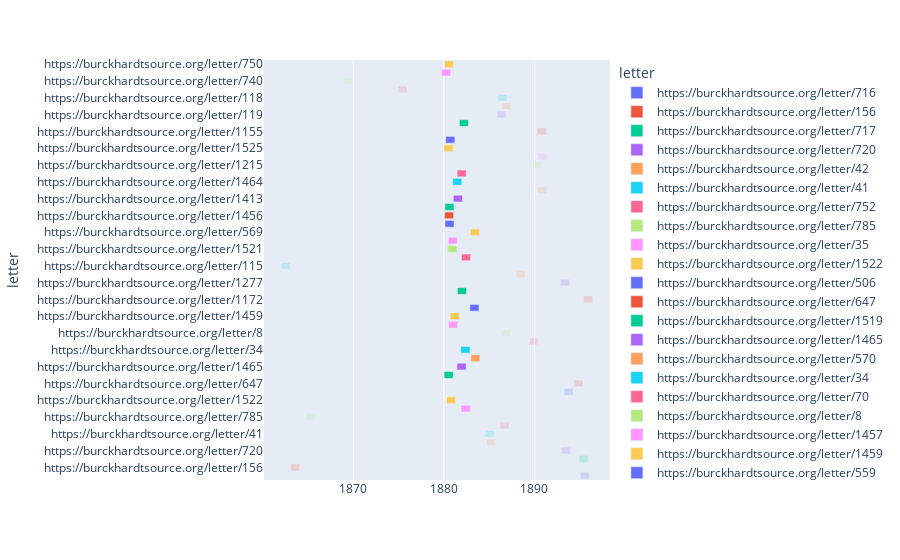

The notebook cell this image was saved under:
### Code cell
# Timeline of the letters received from Germany

sparql_query = """
PREFIX rdfs: <http://www.w3.org/2000/01/rdf-schema#>
PREFIX crm: <http://www.cidoc-crm.org/cidoc-crm/>
SELECT ?letter ?time WHERE {
  
    ?production crm:P7_took_place_at ?place ;
               crm:P108_has_produced ?letter ;
               crm:P4_has_time-span ?timespan .
               
  ?timespan crm:P81a_end_of_the_begin ?time .
  
  ?place crm:P89_falls_within <https://burckhardtsource.org/place/B7FB64C1-6E71-447F-9FAE-813A2BE8F945> .

 
  
  ?letter rdfs:label ?label .
  
}
LIMIT 50
"""
sparql_service_url = "http://localhost:3030/BUR/sparql"
chart = vkg(sparql_query=sparql_query, sparql_service_url=sparql_service_url, chart="timeline")
chart.plot()

### Figure 1 — Plotly figure (JSON) as saved in the notebook; plotly's stock layout.template omitted (floating-point values rounded to 4 significant figures)
{"data": [{"alignmentgroup": "True", "base": ["1895-01-20T00:00:00"], "hovertemplate": "letter=%{y}<br>time=%{base}<extra></extra>", "legendgroup": "https://burckhardtsource.org/letter/716", "marker": {"color": "#636efa"}, "name": "https://burckhardtsource.org/letter/716", "offsetgroup": "https://burckhardtsource.org/letter/716", "orientation": "h", "selectedpoints": [], "showlegend": true, "textposition": "auto", "type": "bar", "x": [31536000000], "xaxis": "x", "y": ["https://burckhardtsource.org/letter/716"], "yaxis": "y"}, {"alignmentgroup": "True", "base": ["1863-02-11T00:00:00"], "hovertemplate": "letter=%{y}<br>time=%{base}<extra></extra>", "legendgroup": "https://burckhardtsource.org/letter/156", "marker": {"color": "#EF553B"}, "name": "https://burckhardtsource.org/letter/156", "offsetgroup": "https://burckhardtsource.org/letter/156", "orientation": "h", "selectedpoints": [], "showlegend": true, "textposition": "auto", "type": "bar", "x": [31536000000], "xaxis": "x", "y": ["https://burckhardtsource.org/letter/156"], "yaxis": "y"}, {"alignmentgroup": "True", "base": ["1894-12-08T00:00:00"], "hovertemplate": "letter=%{y}<br>time=%{base}<extra></extra>", "legendgroup": "https://burckhardtsource.org/letter/717", "marker": {"color": "#00cc96"}, "name": "https://burckhardtsource.org/letter/717", "offsetgroup": "https://burckhardtsource.org/letter/717", "orientation": "h", "selectedpoints": [], "showlegend": true, "textposition": "auto", "type": "bar", "x": [31536000000], "xaxis": "x", "y": ["https://burckhardtsource.org/letter/717"], "yaxis": "y"}, {"alignmentgroup": "True", "base": ["1892-12-29T00:00:00"], "hovertemplate": "letter=%{y}<br>time=%{base}<extra></extra>", "legendgroup": "https://burckhardtsource.org/letter/720", "marker": {"color": "#ab63fa"}, "name": "https://burckhardtsource.org/letter/720", "offsetgroup": "https://burckhardtsource.org/letter/720", "orientation": "h", "selectedpoints": [], "showlegend": true, "textposition": "auto", "type": "bar", "x": [31536000000], "xaxis": "x", "y": ["https://burckhardtsource.org/letter/720"], "yaxis": "y"}, {"alignmentgroup": "True", "base": ["1884-09-19T00:00:00"], "hovertemplate": "letter=%{y}<br>time=%{base}<extra></extra>", "legendgroup": "https://burckhardtsource.org/letter/42", "marker": {"color": "#FFA15A"}, "name": "https://burckhardtsource.org/letter/42", "offsetgroup": "https://burckhardtsource.org/letter/42", "orientation": "h", "selectedpoints": [], "showlegend": true, "textposition": "auto", "type": "bar", "x": [31536000000], "xaxis": "x", "y": ["https://burckhardtsource.org/letter/42"], "yaxis": "y"}, {"alignmentgroup": "True", "base": ["1884-07-23T00:00:00"], "hovertemplate": "letter=%{y}<br>time=%{base}<extra></extra>", "legendgroup": "https://burckhardtsource.org/letter/41", "marker": {"color": "#19d3f3"}, "name": "https://burckhardtsource.org/letter/41", "offsetgroup": "https://burckhardtsource.org/letter/41", "orientation": "h", "selectedpoints": [], "showlegend": true, "textposition": "auto", "type": "bar", "x": [31536000000], "xaxis": "x", "y": ["https://burckhardtsource.org/letter/41"], "yaxis": "y"}, {"alignmentgroup": "True", "base": ["1886-03-11T00:00:00"], "hovertemplate": "letter=%{y}<br>time=%{base}<extra></extra>", "legendgroup": "https://burckhardtsource.org/letter/752", "marker": {"color": "#FF6692"}, "name": "https://burckhardtsource.org/letter/752", "offsetgroup": "https://burckhardtsource.org/letter/752", "orientation": "h", "selectedpoints": [], "showlegend": true, "textposition": "auto", "type": "bar", "x": [31536000000], "xaxis": "x", "y": ["https://burckhardtsource.org/letter/752"], "yaxis": "y"}, {"alignmentgroup": "True", "base": ["1864-10-21T00:00:00"], "hovertemplate": "letter=%{y}<br>time=%{base}<extra></extra>", "legendgroup": "https://burckhardtsource.org/letter/785", "marker": {"color": "#B6E880"}, "name": "https://burckhardtsource.org/letter/785", "offsetgroup": "https://burckhardtsource.org/letter/785", "orientation": "h", "selectedpoints": [], "showlegend": true, "textposition": "auto", "type": "bar", "x": [31536000000], "xaxis": "x", "y": ["https://burckhardtsource.org/letter/785"], "yaxis": "y"}, {"alignmentgroup": "True", "base": ["1881-11-29T00:00:00"], "hovertemplate": "letter=%{y}<br>time=%{base}<extra></extra>", "legendgroup": "https://burckhardtsource.org/letter/35", "marker": {"color": "#FF97FF"}, "name": "https://burckhardtsource.org/letter/35", "offsetgroup": "https://burckhardtsource.org/letter/35", "orientation": "h", "selectedpoints": [0], "showlegend": true, "textposition": "auto", "type": "bar", "x": [31536000000], "xaxis": "x", "y": ["https://burckhardtsource.org/letter/35"], "yaxis": "y"}, {"alignmentgroup": "True", "base": ["1880-04-14T00:00:00"], "hovertemplate": "letter=%{y}<br>time=%{base}<extra></extra>", "legendgroup": "https://burckhardtsource.org/letter/1522", "marker": {"color": "#FECB52"}, "name": "https://burckhardtsource.org/letter/1522", "offsetgroup": "https://burckhardtsource.org/letter/1522", "orientation": "h", "selectedpoints": [0], "showlegend": true, "textposition": "auto", "type": "bar", "x": [31536000000], "xaxis": "x", "y": ["https://burckhardtsource.org/letter/1522"], "yaxis": "y"}, {"alignmentgroup": "True", "base": ["1893-04-10T00:00:00"], "hovertemplate": "letter=%{y}<br>time=%{base}<extra></extra>", "legendgroup": "https://burckhardtsource.org/letter/506", "marker": {"color": "#636efa"}, "name": "https://burckhardtsource.org/letter/506", "offsetgroup": "https://burckhardtsource.org/letter/506", "orientation": "h", "selectedpoints": [], "showlegend": true, "textposition": "auto", "type": "bar", "x": [31536000000], "xaxis": "x", "y": ["https://burckhardtsource.org/letter/506"], "yaxis": "y"}, {"alignmentgroup": "True", "base": ["1894-05-05T00:00:00"], "hovertemplate": "letter=%{y}<br>time=%{base}<extra></extra>", "legendgroup": "https://burckhardtsource.org/letter/647", "marker": {"color": "#EF553B"}, "name": "https://burckhardtsource.org/letter/647", "offsetgroup": "https://burckhardtsource.org/letter/647", "orientation": "h", "selectedpoints": [], "showlegend": true, "textposition": "auto", "type": "bar", "x": [31536000000], "xaxis": "x", "y": ["https://burckhardtsource.org/letter/647"], "yaxis": "y"}, {"alignmentgroup": "True", "base": ["1880-01-13T00:00:00"], "hovertemplate": "letter=%{y}<br>time=%{base}<extra></extra>", "legendgroup": "https://burckhardtsource.org/letter/1519", "marker": {"color": "#00cc96"}, "name": "https://burckhardtsource.org/letter/1519", "offsetgroup": "https://burckhardtsource.org/letter/1519", "orientation": "h", "selectedpoints": [0], "showlegend": true, "textposition": "auto", "type": "bar", "x": [31536000000], "xaxis": "x", "y": ["https://burckhardtsource.org/letter/1519"], "yaxis": "y"}, {"alignmentgroup": "True", "base": ["1881-06-17T00:00:00"], "hovertemplate": "letter=%{y}<br>time=%{base}<extra></extra>", "legendgroup": "https://burckhardtsource.org/letter/1465", "marker": {"color": "#ab63fa"}, "name": "https://burckhardtsource.org/letter/1465", "offsetgroup": "https://burckhardtsource.org/letter/1465", "orientation": "h", "selectedpoints": [0], "showlegend": true, "textposition": "auto", "type": "bar", "x": [31536000000], "xaxis": "x", "y": ["https://burckhardtsource.org/letter/1465"], "yaxis": "y"}, {"alignmentgroup": "True", "base": ["1882-12-24T00:00:00"], "hovertemplate": "letter=%{y}<br>time=%{base}<extra></extra>", "legendgroup": "https://burckhardtsource.org/letter/570", "marker": {"color": "#FFA15A"}, "name": "https://burckhardtsource.org/letter/570", "offsetgroup": "https://burckhardtsource.org/letter/570", "orientation": "h", "selectedpoints": [0], "showlegend": true, "textposition": "auto", "type": "bar", "x": [31536000000], "xaxis": "x", "y": ["https://burckhardtsource.org/letter/570"], "yaxis": "y"}, {"alignmentgroup": "True", "base": ["1881-11-16T00:00:00"], "hovertemplate": "letter=%{y}<br>time=%{base}<extra></extra>", "legendgroup": "https://burckhardtsource.org/letter/34", "marker": {"color": "#19d3f3"}, "name": "https://burckhardtsource.org/letter/34", "offsetgroup": "https://burckhardtsource.org/letter/34", "orientation": "h", "selectedpoints": [0], "showlegend": true, "textposition": "auto", "type": "bar", "x": [31536000000], "xaxis": "x", "y": ["https://burckhardtsource.org/letter/34"], "yaxis": "y"}, {"alignmentgroup": "True", "base": ["1889-06-17T00:00:00"], "hovertemplate": "letter=%{y}<br>time=%{base}<extra></extra>", "legendgroup": "https://burckhardtsource.org/letter/70", "marker": {"color": "#FF6692"}, "name": "https://burckhardtsource.org/letter/70", "offsetgroup": "https://burckhardtsource.org/letter/70", "orientation": "h", "selectedpoints": [], "showlegend": true, "textposition": "auto", "type": "bar", "x": [31536000000], "xaxis": "x", "y": ["https://burckhardtsource.org/letter/70"], "yaxis": "y"}, {"alignmentgroup": "True", "base": ["1886-05-12T00:00:00"], "hovertemplate": "letter=%{y}<br>time=%{base}<extra></extra>", "legendgroup": "https://burckhardtsource.org/letter/8", "marker": {"color": "#B6E880"}, "name": "https://burckhardtsource.org/letter/8", "offsetgroup": "https://burckhardtsource.org/letter/8", "orientation": "h", "selectedpoints": [], "showlegend": true, "textposition": "auto", "type": "bar", "x": [31536000000], "xaxis": "x", "y": ["https://burckhardtsource.org/letter/8"], "yaxis": "y"}, {"alignmentgroup": "True", "base": ["1880-07-13T00:00:00"], "hovertemplate": "letter=%{y}<br>time=%{base}<extra></extra>", "legendgroup": "https://burckhardtsource.org/letter/1457", "marker": {"color": "#FF97FF"}, "name": "https://burckhardtsource.org/letter/1457", "offsetgroup": "https://burckhardtsource.org/letter/1457", "orientation": "h", "selectedpoints": [0], "showlegend": true, "textposition": "auto", "type": "bar", "x": [31536000000], "xaxis": "x", "y": ["https://burckhardtsource.org/letter/1457"], "yaxis": "y"}, {"alignmentgroup": "True", "base": ["1880-09-13T00:00:00"], "hovertemplate": "letter=%{y}<br>time=%{base}<extra></extra>", "legendgroup": "https://burckhardtsource.org/letter/1459", "marker": {"color": "#FECB52"}, "name": "https://burckhardtsource.org/letter/1459", "offsetgroup": "https://burckhardtsource.org/letter/1459", "orientation": "h", "selectedpoints": [0], "showlegend": true, "textposition": "auto", "type": "bar", "x": [31536000000], "xaxis": "x", "y": ["https://burckhardtsource.org/letter/1459"], "yaxis": "y"}, {"alignmentgroup": "True", "base": ["1882-11-16T00:00:00"], "hovertemplate": "letter=%{y}<br>time=%{base}<extra></extra>", "legendgroup": "https://burckhardtsource.org/letter/559", "marker": {"color": "#636efa"}, "name": "https://burckhardtsource.org/letter/559", "offsetgroup": "https://burckhardtsource.org/letter/559", "orientation": "h", "selectedpoints": [0], "showlegend": true, "textposition": "auto", "type": "bar", "x": [31536000000], "xaxis": "x", "y": ["https://burckhardtsource.org/letter/559"], "yaxis": "y"}, {"alignmentgroup": "True", "base": ["1895-06-05T00:00:00"], "hovertemplate": "letter=%{y}<br>time=%{base}<extra></extra>", "legendgroup": "https://burckhardtsource.org/letter/1172", "marker": {"color": "#EF553B"}, "name": "https://burckhardtsource.org/letter/1172", "offsetgroup": "https://burckhardtsource.org/letter/1172", "orientation": "h", "selectedpoints": [], "showlegend": true, "textposition": "auto", "type": "bar", "x": [31536000000], "xaxis": "x", "y": ["https://burckhardtsource.org/letter/1172"], "yaxis": "y"}, {"alignmentgroup": "True", "base": ["1881-07-01T00:00:00"], "hovertemplate": "letter=%{y}<br>time=%{base}<extra></extra>", "legendgroup": "https://burckhardtsource.org/letter/1467", "marker": {"color": "#00cc96"}, "name": "https://burckhardtsource.org/letter/1467", "offsetgroup": "https://burckhardtsource.org/letter/1467", "orientation": "h", "selectedpoints": [0], "showlegend": true, "textposition": "auto", "type": "bar", "x": [31536000000], "xaxis": "x", "y": ["https://burckhardtsource.org/letter/1467"], "yaxis": "y"}, {"alignmentgroup": "True", "base": ["1892-11-06T00:00:00"], "hovertemplate": "letter=%{y}<br>time=%{base}<extra></extra>", "legendgroup": "https://burckhardtsource.org/letter/1277", "marker": {"color": "#ab63fa"}, "name": "https://burckhardtsource.org/letter/1277", "offsetgroup": "https://burckhardtsource.org/letter/1277", "orientation": "h", "selectedpoints": [], "showlegend": true, "textposition": "auto", "type": "bar", "x": [31536000000], "xaxis": "x", "y": ["https://burckhardtsource.org/letter/1277"], "yaxis": "y"}, {"alignmentgroup": "True", "base": ["1887-12-20T00:00:00"], "hovertemplate": "letter=%{y}<br>time=%{base}<extra></extra>", "legendgroup": "https://burckhardtsource.org/letter/195", "marker": {"color": "#FFA15A"}, "name": "https://burckhardtsource.org/letter/195", "offsetgroup": "https://burckhardtsource.org/letter/195", "orientation": "h", "selectedpoints": [], "showlegend": true, "textposition": "auto", "type": "bar", "x": [31536000000], "xaxis": "x", "y": ["https://burckhardtsource.org/letter/195"], "yaxis": "y"}, {"alignmentgroup": "True", "base": ["1862-01-24T00:00:00"], "hovertemplate": "letter=%{y}<br>time=%{base}<extra></extra>", "legendgroup": "https://burckhardtsource.org/letter/115", "marker": {"color": "#19d3f3"}, "name": "https://burckhardtsource.org/letter/115", "offsetgroup": "https://burckhardtsource.org/letter/115", "orientation": "h", "selectedpoints": [], "showlegend": true, "textposition": "auto", "type": "bar", "x": [31536000000], "xaxis": "x", "y": ["https://burckhardtsource.org/letter/115"], "yaxis": "y"}, {"alignmentgroup": "True", "base": ["1881-12-13T00:00:00"], "hovertemplate": "letter=%{y}<br>time=%{base}<extra></extra>", "legendgroup": "https://burckhardtsource.org/letter/36", "marker": {"color": "#FF6692"}, "name": "https://burckhardtsource.org/letter/36", "offsetgroup": "https://burckhardtsource.org/letter/36", "orientation": "h", "selectedpoints": [0], "showlegend": true, "textposition": "auto", "type": "bar", "x": [31536000000], "xaxis": "x", "y": ["https://burckhardtsource.org/letter/36"], "yaxis": "y"}, {"alignmentgroup": "True", "base": ["1880-06-07T00:00:00"], "hovertemplate": "letter=%{y}<br>time=%{base}<extra></extra>", "legendgroup": "https://burckhardtsource.org/letter/1521", "marker": {"color": "#B6E880"}, "name": "https://burckhardtsource.org/letter/1521", "offsetgroup": "https://burckhardtsource.org/letter/1521", "orientation": "h", "selectedpoints": [0], "showlegend": true, "textposition": "auto", "type": "bar", "x": [31536000000], "xaxis": "x", "y": ["https://burckhardtsource.org/letter/1521"], "yaxis": "y"}, {"alignmentgroup": "True", "base": ["1880-06-26T00:00:00"], "hovertemplate": "letter=%{y}<br>time=%{base}<extra></extra>", "legendgroup": "https://burckhardtsource.org/letter/1523", "marker": {"color": "#FF97FF"}, "name": "https://burckhardtsource.org/letter/1523", "offsetgroup": "https://burckhardtsource.org/letter/1523", "orientation": "h", "selectedpoints": [0], "showlegend": true, "textposition": "auto", "type": "bar", "x": [31536000000], "xaxis": "x", "y": ["https://burckhardtsource.org/letter/1523"], "yaxis": "y"}, {"alignmentgroup": "True", "base": ["1882-12-01T00:00:00"], "hovertemplate": "letter=%{y}<br>time=%{base}<extra></extra>", "legendgroup": "https://burckhardtsource.org/letter/569", "marker": {"color": "#FECB52"}, "name": "https://burckhardtsource.org/letter/569", "offsetgroup": "https://burckhardtsource.org/letter/569", "orientation": "h", "selectedpoints": [0], "showlegend": true, "textposition": "auto", "type": "bar", "x": [31536000000], "xaxis": "x", "y": ["https://burckhardtsource.org/letter/569"], "yaxis": "y"}, {"alignmentgroup": "True", "base": ["1880-02-17T00:00:00"], "hovertemplate": "letter=%{y}<br>time=%{base}<extra></extra>", "legendgroup": "https://burckhardtsource.org/letter/1477", "marker": {"color": "#636efa"}, "name": "https://burckhardtsource.org/letter/1477", "offsetgroup": "https://burckhardtsource.org/letter/1477", "orientation": "h", "selectedpoints": [0], "showlegend": true, "textposition": "auto", "type": "bar", "x": [31536000000], "xaxis": "x", "y": ["https://burckhardtsource.org/letter/1477"], "yaxis": "y"}, {"alignmentgroup": "True", "base": ["1880-01-30T00:00:00"], "hovertemplate": "letter=%{y}<br>time=%{base}<extra></extra>", "legendgroup": "https://burckhardtsource.org/letter/1456", "marker": {"color": "#EF553B"}, "name": "https://burckhardtsource.org/letter/1456", "offsetgroup": "https://burckhardtsource.org/letter/1456", "orientation": "h", "selectedpoints": [0], "showlegend": true, "textposition": "auto", "type": "bar", "x": [31536000000], "xaxis": "x", "y": ["https://burckhardtsource.org/letter/1456"], "yaxis": "y"}, {"alignmentgroup": "True", "base": ["1880-02-10T00:00:00"], "hovertemplate": "letter=%{y}<br>time=%{base}<extra></extra>", "legendgroup": "https://burckhardtsource.org/letter/1474", "marker": {"color": "#00cc96"}, "name": "https://burckhardtsource.org/letter/1474", "offsetgroup": "https://burckhardtsource.org/letter/1474", "orientation": "h", "selectedpoints": [0], "showlegend": true, "textposition": "auto", "type": "bar", "x": [31536000000], "xaxis": "x", "y": ["https://burckhardtsource.org/letter/1474"], "yaxis": "y"}, {"alignmentgroup": "True", "base": ["1881-01-16T00:00:00"], "hovertemplate": "letter=%{y}<br>time=%{base}<extra></extra>", "legendgroup": "https://burckhardtsource.org/letter/1413", "marker": {"color": "#ab63fa"}, "name": "https://burckhardtsource.org/letter/1413", "offsetgroup": "https://burckhardtsource.org/letter/1413", "orientation": "h", "selectedpoints": [0], "showlegend": true, "textposition": "auto", "type": "bar", "x": [31536000000], "xaxis": "x", "y": ["https://burckhardtsource.org/letter/1413"], "yaxis": "y"}, {"alignmentgroup": "True", "base": ["1890-05-05T00:00:00"], "hovertemplate": "letter=%{y}<br>time=%{base}<extra></extra>", "legendgroup": "https://burckhardtsource.org/letter/1156", "marker": {"color": "#FFA15A"}, "name": "https://burckhardtsource.org/letter/1156", "offsetgroup": "https://burckhardtsource.org/letter/1156", "orientation": "h", "selectedpoints": [], "showlegend": true, "textposition": "auto", "type": "bar", "x": [31536000000], "xaxis": "x", "y": ["https://burckhardtsource.org/letter/1156"], "yaxis": "y"}, {"alignmentgroup": "True", "base": ["1880-12-22T00:00:00"], "hovertemplate": "letter=%{y}<br>time=%{base}<extra></extra>", "legendgroup": "https://burckhardtsource.org/letter/1464", "marker": {"color": "#19d3f3"}, "name": "https://burckhardtsource.org/letter/1464", "offsetgroup": "https://burckhardtsource.org/letter/1464", "orientation": "h", "selectedpoints": [0], "showlegend": true, "textposition": "auto", "type": "bar", "x": [31536000000], "xaxis": "x", "y": ["https://burckhardtsource.org/letter/1464"], "yaxis": "y"}, {"alignmentgroup": "True", "base": ["1881-06-20T00:00:00"], "hovertemplate": "letter=%{y}<br>time=%{base}<extra></extra>", "legendgroup": "https://burckhardtsource.org/letter/1466", "marker": {"color": "#FF6692"}, "name": "https://burckhardtsource.org/letter/1466", "offsetgroup": "https://burckhardtsource.org/letter/1466", "orientation": "h", "selectedpoints": [0], "showlegend": true, "textposition": "auto", "type": "bar", "x": [31536000000], "xaxis": "x", "y": ["https://burckhardtsource.org/letter/1466"], "yaxis": "y"}, {"alignmentgroup": "True", "base": ["1889-10-28T00:00:00"], "hovertemplate": "letter=%{y}<br>time=%{base}<extra></extra>", "legendgroup": "https://burckhardtsource.org/letter/1215", "marker": {"color": "#B6E880"}, "name": "https://burckhardtsource.org/letter/1215", "offsetgroup": "https://burckhardtsource.org/letter/1215", "orientation": "h", "selectedpoints": [], "showlegend": true, "textposition": "auto", "type": "bar", "x": [31536000000], "xaxis": "x", "y": ["https://burckhardtsource.org/letter/1215"], "yaxis": "y"}, {"alignmentgroup": "True", "base": ["1890-05-11T00:00:00"], "hovertemplate": "letter=%{y}<br>time=%{base}<extra></extra>", "legendgroup": "https://burckhardtsource.org/letter/1358", "marker": {"color": "#FF97FF"}, "name": "https://burckhardtsource.org/letter/1358", "offsetgroup": "https://burckhardtsource.org/letter/1358", "orientation": "h", "selectedpoints": [], "showlegend": true, "textposition": "auto", "type": "bar", "x": [31536000000], "xaxis": "x", "y": ["https://burckhardtsource.org/letter/1358"], "yaxis": "y"}, {"alignmentgroup": "True", "base": ["1880-01-10T00:00:00"], "hovertemplate": "letter=%{y}<br>time=%{base}<extra></extra>", "legendgroup": "https://burckhardtsource.org/letter/1525", "marker": {"color": "#FECB52"}, "name": "https://burckhardtsource.org/letter/1525", "offsetgroup": "https://burckhardtsource.org/letter/1525", "orientation": "h", "selectedpoints": [0], "showlegend": true, "textposition": "auto", "type": "bar", "x": [31536000000], "xaxis": "x", "y": ["https://burckhardtsource.org/letter/1525"], "yaxis": "y"}, {"alignmentgroup": "True", "base": ["1880-03-17T00:00:00"], "hovertemplate": "letter=%{y}<br>time=%{base}<extra></extra>", "legendgroup": "https://burckhardtsource.org/letter/1520", "marker": {"color": "#636efa"}, "name": "https://burckhardtsource.org/letter/1520", "offsetgroup": "https://burckhardtsource.org/letter/1520", "orientation": "h", "selectedpoints": [0], "showlegend": true, "textposition": "auto", "type": "bar", "x": [31536000000], "xaxis": "x", "y": ["https://burckhardtsource.org/letter/1520"], "yaxis": "y"}, {"alignmentgroup": "True", "base": ["1890-04-22T00:00:00"], "hovertemplate": "letter=%{y}<br>time=%{base}<extra></extra>", "legendgroup": "https://burckhardtsource.org/letter/1155", "marker": {"color": "#EF553B"}, "name": "https://burckhardtsource.org/letter/1155", "offsetgroup": "https://burckhardtsource.org/letter/1155", "orientation": "h", "selectedpoints": [], "showlegend": true, "textposition": "auto", "type": "bar", "x": [31536000000], "xaxis": "x", "y": ["https://burckhardtsource.org/letter/1155"], "yaxis": "y"}, {"alignmentgroup": "True", "base": ["1881-09-17T00:00:00"], "hovertemplate": "letter=%{y}<br>time=%{base}<extra></extra>", "legendgroup": "https://burckhardtsource.org/letter/1468", "marker": {"color": "#00cc96"}, "name": "https://burckhardtsource.org/letter/1468", "offsetgroup": "https://burckhardtsource.org/letter/1468", "orientation": "h", "selectedpoints": [0], "showlegend": true, "textposition": "auto", "type": "bar", "x": [31536000000], "xaxis": "x", "y": ["https://burckhardtsource.org/letter/1468"], "yaxis": "y"}, {"alignmentgroup": "True", "base": ["1885-11-20T00:00:00"], "hovertemplate": "letter=%{y}<br>time=%{base}<extra></extra>", "legendgroup": "https://burckhardtsource.org/letter/119", "marker": {"color": "#ab63fa"}, "name": "https://burckhardtsource.org/letter/119", "offsetgroup": "https://burckhardtsource.org/letter/119", "orientation": "h", "selectedpoints": [], "showlegend": true, "textposition": "auto", "type": "bar", "x": [31536000000], "xaxis": "x", "y": ["https://burckhardtsource.org/letter/119"], "yaxis": "y"}, {"alignmentgroup": "True", "base": ["1886-05-24T00:00:00"], "hovertemplate": "letter=%{y}<br>time=%{base}<extra></extra>", "legendgroup": "https://burckhardtsource.org/letter/137", "marker": {"color": "#FFA15A"}, "name": "https://burckhardtsource.org/letter/137", "offsetgroup": "https://burckhardtsource.org/letter/137", "orientation": "h", "selectedpoints": [], "showlegend": true, "textposition": "auto", "type": "bar", "x": [31536000000], "xaxis": "x", "y": ["https://burckhardtsource.org/letter/137"], "yaxis": "y"}, {"alignmentgroup": "True", "base": ["1885-12-27T00:00:00"], "hovertemplate": "letter=%{y}<br>time=%{base}<extra></extra>", "legendgroup": "https://burckhardtsource.org/letter/118", "marker": {"color": "#19d3f3"}, "name": "https://burckhardtsource.org/letter/118", "offsetgroup": "https://burckhardtsource.org/letter/118", "orientation": "h", "selectedpoints": [], "showlegend": true, "textposition": "auto", "type": "bar", "x": [31536000000], "xaxis": "x", "y": ["https://burckhardtsource.org/letter/118"], "yaxis": "y"}, {"alignmentgroup": "True", "base": ["1874-12-19T00:00:00"], "hovertemplate": "letter=%{y}<br>time=%{base}<extra></extra>", "legendgroup": "https://burckhardtsource.org/letter/614", "marker": {"color": "#FF6692"}, "name": "https://burckhardtsource.org/letter/614", "offsetgroup": "https://burckhardtsource.org/letter/614", "orientation": "h", "selectedpoints": [], "showlegend": true, "textposition": "auto", "type": "bar", "x": [31536000000], "xaxis": "x", "y": ["https://burckhardtsource.org/letter/614"], "yaxis": "y"}, {"alignmentgroup": "True", "base": ["1868-11-26T00:00:00"], "hovertemplate": "letter=%{y}<br>time=%{base}<extra></extra>", "legendgroup": "https://burckhardtsource.org/letter/740", "marker": {"color": "#B6E880"}, "name": "https://burckhardtsource.org/letter/740", "offsetgroup": "https://burckhardtsource.org/letter/740", "orientation": "h", "selectedpoints": [], "showlegend": true, "textposition": "auto", "type": "bar", "x": [31536000000], "xaxis": "x", "y": ["https://burckhardtsource.org/letter/740"], "yaxis": "y"}, {"alignmentgroup": "True", "base": ["1879-10-06T00:00:00"], "hovertemplate": "letter=%{y}<br>time=%{base}<extra></extra>", "legendgroup": "https://burckhardtsource.org/letter/778", "marker": {"color": "#FF97FF"}, "name": "https://burckhardtsource.org/letter/778", "offsetgroup": "https://burckhardtsource.org/letter/778", "orientation": "h", "selectedpoints": [0], "showlegend": true, "textposition": "auto", "type": "bar", "x": [31536000000], "xaxis": "x", "y": ["https://burckhardtsource.org/letter/778"], "yaxis": "y"}, {"alignmentgroup": "True", "base": ["1880-01-24T00:00:00"], "hovertemplate": "letter=%{y}<br>time=%{base}<extra></extra>", "legendgroup": "https://burckhardtsource.org/letter/750", "marker": {"color": "#FECB52"}, "name": "https://burckhardtsource.org/letter/750", "offsetgroup": "https://burckhardtsource.org/letter/750", "orientation": "h", "selectedpoints": [0], "showlegend": true, "textposition": "auto", "type": "bar", "x": [31536000000], "xaxis": "x", "y": ["https://burckhardtsource.org/letter/750"], "yaxis": "y"}], "layout": {"autosize": true, "barmode": "overlay", "dragmode": "zoom", "legend": {"title": {"text": "letter"}, "tracegroupgap": 0}, "margin": {"t": 60}, "xaxis": {"anchor": "y", "autorange": true, "domain": [0, 1], "range": ["1860-02-26 18:40", "1898-05-02 05:20"], "type": "date"}, "yaxis": {"anchor": "x", "autorange": true, "categoryarray": ["https://burckhardtsource.org/letter/750", "https://burckhardtsource.org/letter/778", "https://burckhardtsource.org/letter/740", "https://burckhardtsource.org/letter/614", "https://burckhardtsource.org/letter/118", "https://burckhardtsource.org/letter/137", "https://burckhardtsource.org/letter/119", "https://burckhardtsource.org/letter/1468", "https://burckhardtsource.org/letter/1155", "https://burckhardtsource.org/letter/1520", "https://burckhardtsource.org/letter/1525", "https://burckhardtsource.org/letter/1358", "https://burckhardtsource.org/letter/1215", "https://burckhardtsource.org/letter/1466", "https://burckhardtsource.org/letter/1464", "https://burckhardtsource.org/letter/1156", "https://burckhardtsource.org/letter/1413", "https://burckhardtsource.org/letter/1474", "https://burckhardtsource.org/letter/1456", "https://burckhardtsource.org/letter/1477", "https://burckhardtsource.org/letter/569", "https://burckhardtsource.org/letter/1523", "https://burckhardtsource.org/letter/1521", "https://burckhardtsource.org/letter/36", "https://burckhardtsource.org/letter/115", "https://burckhardtsource.org/letter/195", "https://burckhardtsource.org/letter/1277", "https://burckhardtsource.org/letter/1467", "https://burckhardtsource.org/letter/1172", "https://burckhardtsource.org/letter/559", "https://burckhardtsource.org/letter/1459", "https://burckhardtsource.org/letter/1457", "https://burckhardtsource.org/letter/8", "https://burckhardtsource.org/letter/70", "https://burckhardtsource.org/letter/34", "https://burckhardtsource.org/letter/570", "https://burckhardtsource.org/letter/1465", "https://burckhardtsource.org/letter/1519", "https://burckhardtsource.org/letter/647", "https://burckhardtsource.org/letter/506", "https://burckhardtsource.org/letter/1522", "https://burckhardtsource.org/letter/35", "https://burckhardtsource.org/letter/785", "https://burckhardtsource.org/letter/752", "https://burckhardtsource.org/letter/41", "https://burckhardtsource.org/letter/42", "https://burckhardtsource.org/letter/720", "https://burckhardtsource.org/letter/717", "https://burckhardtsource.org/letter/156", "https://burckhardtsource.org/letter/716"], "categoryorder": "array", "domain": [0, 1], "range": [49.5, -0.5], "title": {"text": "letter"}, "type": "category"}}}
